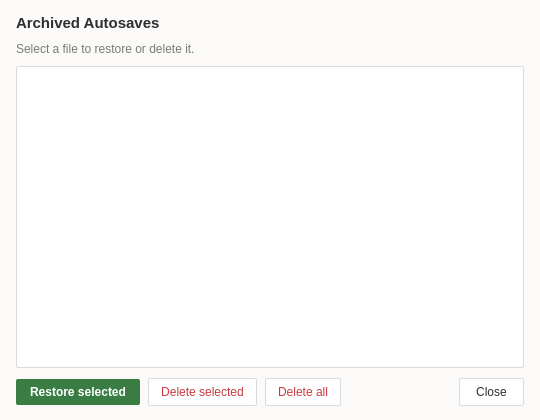
<?xml version="1.0" encoding="UTF-8"?>
<ui version="4.0">
 <class>AutosaveManagerDialog</class>
 <widget class="QDialog" name="AutosaveManagerDialog">
  <property name="geometry">
   <rect>
    <x>0</x>
    <y>0</y>
    <width>540</width>
    <height>420</height>
   </rect>
  </property>
  <property name="minimumSize">
   <size>
    <width>480</width>
    <height>360</height>
   </size>
  </property>
  <property name="windowTitle">
   <string>Autosave Archive Manager</string>
  </property>
  <property name="styleSheet">
   <string notr="true">QDialog#AutosaveManagerDialog {
    background-color: #fbfaf8;
    color: #2c302e;
}
QLabel#lbl_title {
    color: #2c302e;
    font-family: &quot;Segoe UI&quot;, &quot;Inter&quot;;
    font-size: 11pt;
    font-weight: bold;
}
QLabel#lbl_subtitle {
    color: #757d77;
    font-family: &quot;Segoe UI&quot;, &quot;Inter&quot;;
    font-size: 9pt;
}
QListWidget#list_archives {
    background-color: #ffffff;
    color: #2c302e;
    font-family: &quot;JetBrains Mono&quot;, &quot;Consolas&quot;, monospace;
    font-size: 9pt;
    border: 1px solid #dadada;
    border-radius: 2px;
    padding: 4px;
}
QListWidget#list_archives::item {
    padding: 6px;
    border-bottom: 1px solid #f2f5f1;
}
QListWidget#list_archives::item:selected {
    background-color: #e9ece5;
    color: #2c302e;
}
QPushButton#btn_restore {
    background-color: #3a7d44;
    color: #ffffff;
    font-family: &quot;Segoe UI&quot;, &quot;Inter&quot;;
    font-size: 9pt;
    font-weight: bold;
    border: none;
    border-radius: 2px;
    padding: 6px 14px;
}
QPushButton#btn_restore:hover {
    background-color: #2e6536;
}
QPushButton#btn_delete, QPushButton#btn_delete_all {
    background-color: #ffffff;
    color: #c93a40;
    font-family: &quot;Segoe UI&quot;, &quot;Inter&quot;;
    font-size: 9pt;
    border: 1px solid #dadada;
    border-radius: 2px;
    padding: 6px 12px;
}
QPushButton#btn_delete:hover, QPushButton#btn_delete_all:hover {
    background-color: #faeaeb;
    border-color: #c93a40;
}
QPushButton#btn_close {
    background-color: #ffffff;
    color: #2c302e;
    font-family: &quot;Segoe UI&quot;, &quot;Inter&quot;;
    font-size: 9pt;
    border: 1px solid #dadada;
    border-radius: 2px;
    padding: 6px 16px;
}
QPushButton#btn_close:hover {
    background-color: #e9ece5;
}</string>
  </property>
  <layout class="QVBoxLayout" name="root_vlayout">
   <property name="spacing">
    <number>10</number>
   </property>
   <property name="leftMargin">
    <number>16</number>
   </property>
   <property name="topMargin">
    <number>14</number>
   </property>
   <property name="rightMargin">
    <number>16</number>
   </property>
   <property name="bottomMargin">
    <number>14</number>
   </property>
   <item>
    <widget class="QLabel" name="lbl_title">
     <property name="text">
      <string>Archived Autosaves</string>
     </property>
    </widget>
   </item>
   <item>
    <widget class="QLabel" name="lbl_subtitle">
     <property name="text">
      <string>Select a file to restore or delete it.</string>
     </property>
    </widget>
   </item>
   <item>
    <widget class="QListWidget" name="list_archives">
     <property name="selectionMode">
      <enum>QAbstractItemView::SingleSelection</enum>
     </property>
    </widget>
   </item>
   <item>
    <layout class="QHBoxLayout" name="btn_layout">
     <property name="spacing">
      <number>8</number>
     </property>
     <item>
      <widget class="QPushButton" name="btn_restore">
       <property name="cursor">
        <cursorShape>PointingHandCursor</cursorShape>
       </property>
       <property name="text">
        <string>Restore selected</string>
       </property>
      </widget>
     </item>
     <item>
      <widget class="QPushButton" name="btn_delete">
       <property name="cursor">
        <cursorShape>PointingHandCursor</cursorShape>
       </property>
       <property name="text">
        <string>Delete selected</string>
       </property>
      </widget>
     </item>
     <item>
      <widget class="QPushButton" name="btn_delete_all">
       <property name="cursor">
        <cursorShape>PointingHandCursor</cursorShape>
       </property>
       <property name="text">
        <string>Delete all</string>
       </property>
      </widget>
     </item>
     <item>
      <spacer name="btn_spacer">
       <property name="orientation">
        <enum>Qt::Horizontal</enum>
       </property>
       <property name="sizeHint" stdset="0">
        <size>
         <width>40</width>
         <height>20</height>
        </size>
       </property>
      </spacer>
     </item>
     <item>
      <widget class="QPushButton" name="btn_close">
       <property name="cursor">
        <cursorShape>PointingHandCursor</cursorShape>
       </property>
       <property name="text">
        <string>Close</string>
       </property>
      </widget>
     </item>
    </layout>
   </item>
  </layout>
 </widget>
 <resources/>
 <connections/>
</ui>
